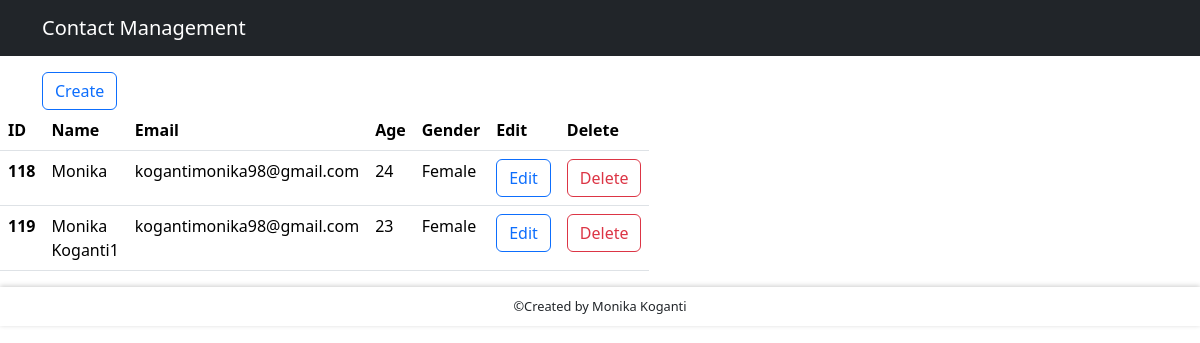
Before: / with the older database file.
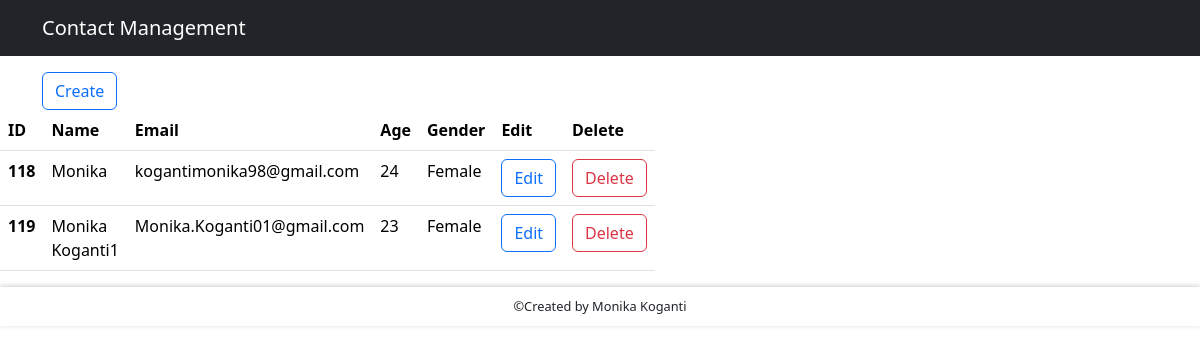
After: the same page with the newer database file.
### tasks/models.py (models this page shows, shortened)
class Student(models.Model):
    name=models.CharField(max_length=25,blank=False,null=False)
    email=models.EmailField()
    age=models.IntegerField()
    gender=models.CharField(max_length=25,blank=False,null=False)

### tasks/views.py (the view)
# urls.py: path('',views.index,name="index"),
def index(request):
    data=Student.objects.all()
    context={"data":data}
    return render(request,"index.html",context)

### templates/index.html (shortened to what this page needs)
<!DOCTYPE html>
<html lang="en">
<head>
  <link href="https://cdn.jsdelivr.net/npm/bootstrap@5.3.2/dist/css/bootstrap.min.css" rel="stylesheet"
 />
</head>
<body>
  <nav class="navbar navbar-expand-lg navbar-dark bg-dark">
    <div class="container-md">
      <a class="navbar-brand" href="/">Contact Management</a>
    </div>
  </nav>
  <div class="container mt-3">
    <div class="col-md-4">
      <a type="button" href="/create" class="btn btn-outline-primary">Create</a>
    </div>
  </div>
  <margin-top=20px>
    <div class="col-md-3">
      <table class="table">
        <thead>
          <tr>
            <th scope="col">ID</th>
            <th scope="col">Name</th>
            <th scope="col">Email</th>
            <th scope="col">Age</th>
            <th scope="col">Gender</th>
            <th scope="col">Edit</th>
            <th scope="col">Delete</th>
          </tr>
        </thead>
        <tbody>
          {% for d in data %}
          <tr>
            <th scope="row">1{{d.id}}</th>
            <td>{{d.name}}</td>
            <td>{{d.email}}</td>
            <td>{{d.age}}</td>
            <td>{{d.gender}}</td>
            <td><a type="button" href="/update/{{d.id}}" class="btn btn-outline-primary">Edit</a></td>
            <td><a type="button" href="/deleteData/{{d.id}}" class="btn btn-outline-danger">Delete</a></td>
          </tr>
          {% endfor %}
        </tbody>
      </table>
    </div>
</body>
</html>
{% include "footer.html" %}

### templates/footer.html (shortened to what this page needs)
<!DOCTYPE html>
<html lang="en">
<head>
</head>
<body>
    <div class="footer">
        ©Created by Monika Koganti
    </div>
</body>
</html>

### templates/footer.html (style rules this page uses)
body { margin: 0; padding: 0; min-height: 100vh; display: flex; flex-direction: column; }
.footer { text-align: center; margin-top: auto; width: 100%; padding: 10px; font-size: 0.8em; box-shadow: 0 -1px 5px 0 rgba(0, 0, 0, 0.2); }

Changed rows visible on the page:
changed Student "Monika Koganti1": email "kogantimonika98@gmail.com" → "Monika.Koganti01@gmail.com"
